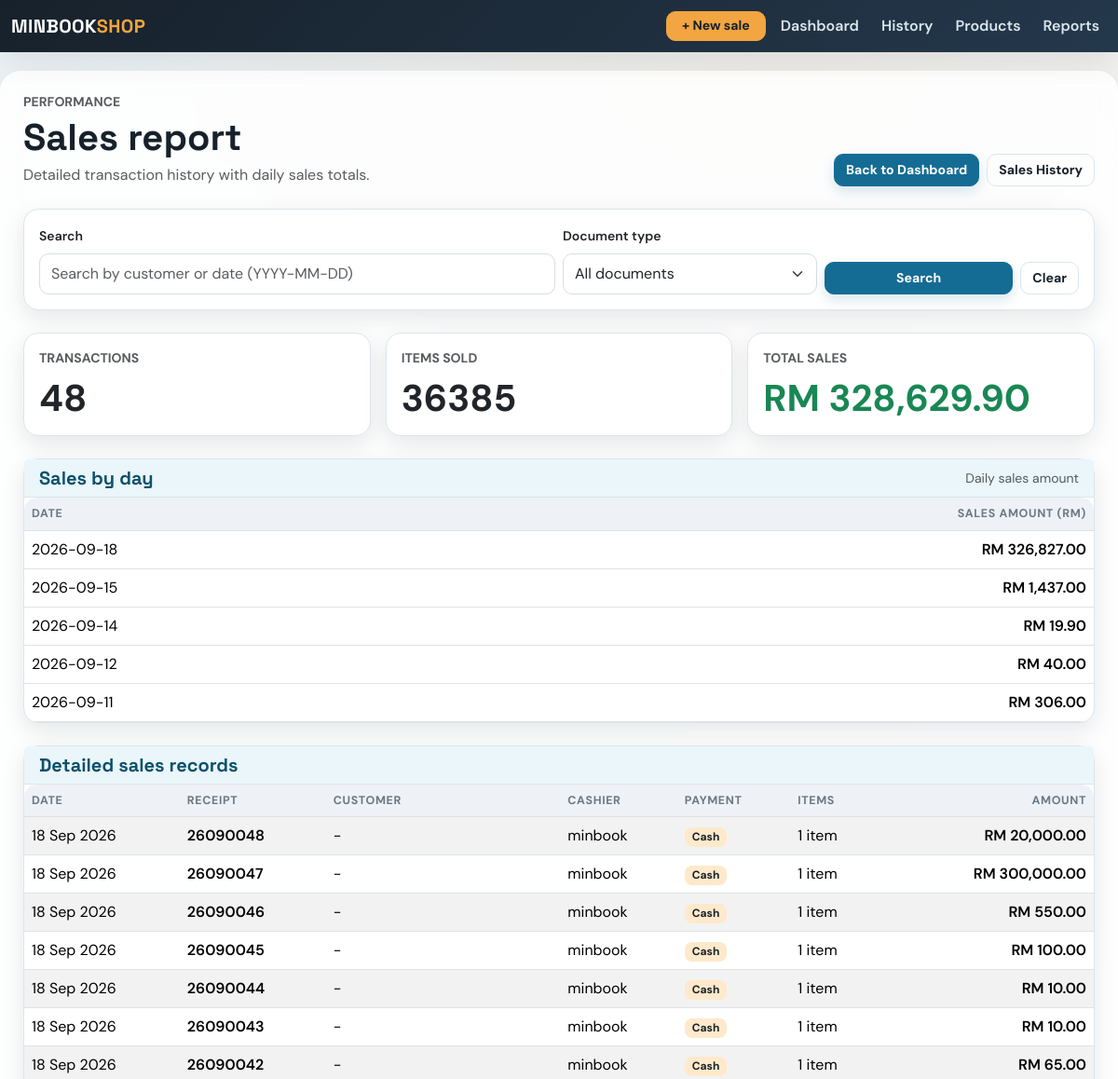
The app's page /sales/records (upper part), older data.
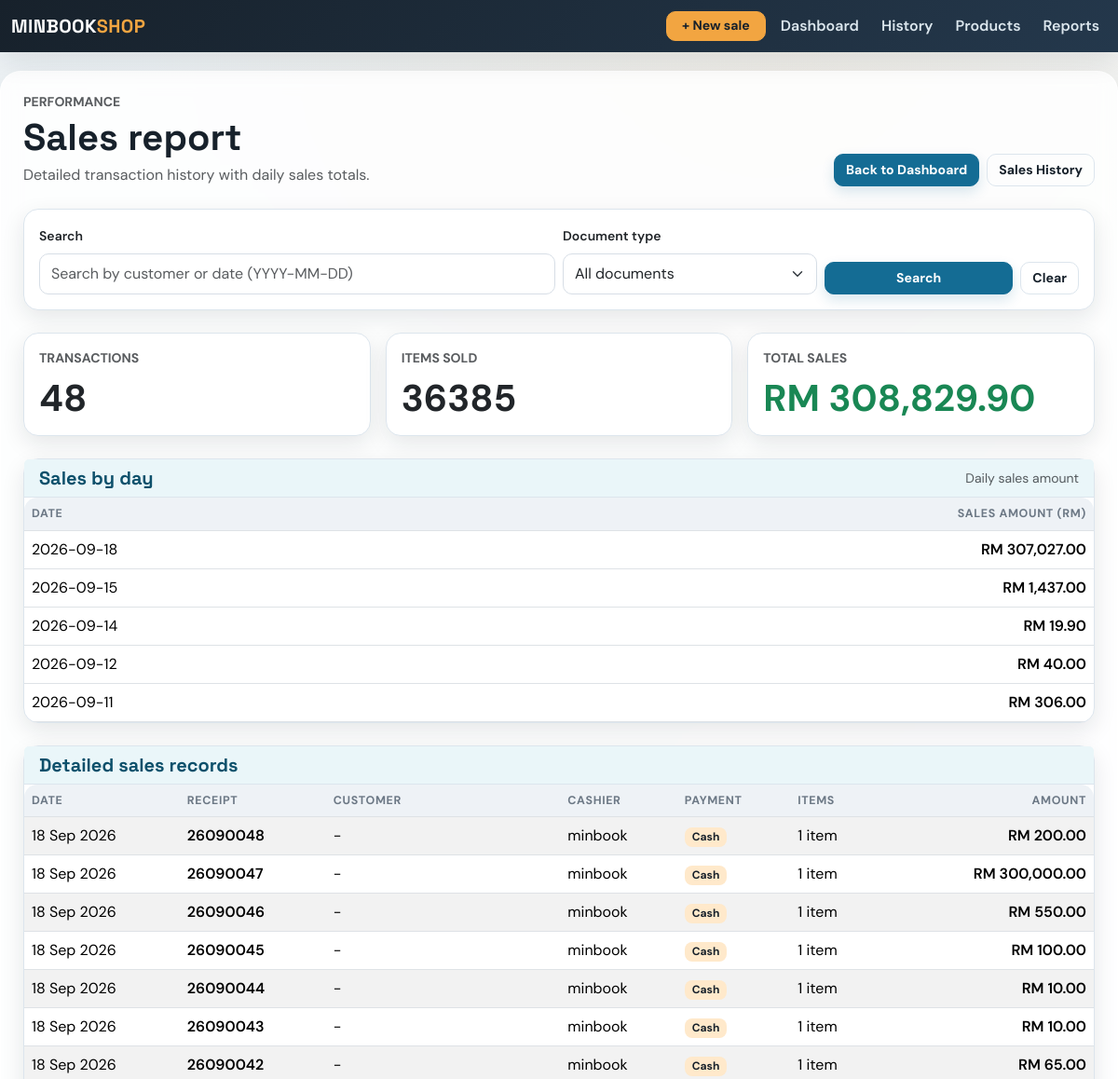
The same page, newer data.
### app/models.py (models this page shows, shortened)
class Sale(db.Model):
    id = db.Column(db.Integer, primary_key=True)
    amount = db.Column(db.Float, nullable=False)
    date = db.Column(db.Date, default=datetime.utcnow)
    user_id = db.Column(db.Integer, db.ForeignKey('user.id'), nullable=False)  # ForeignKey to User
    user = db.relationship('User', backref=db.backref('sales', lazy=True))  # Relationship with User
    product_id = db.Column(db.Integer, db.ForeignKey('product.id'), nullable=True)  # Legacy first product
    product = db.relationship('Product', backref=db.backref('sales', lazy=True))  # Relationship with Product
    quantity = db.Column(db.Integer, nullable=True)  # Legacy total quantity
    payment_method = db.Column(db.String(20), nullable=False, default='Cash')
    customer_name = db.Column(db.String(120), nullable=True)
    document_type = db.Column(db.String(20), nullable=False, default='receipt')
    discount = db.Column(db.Float, nullable=False, default=0.00)
    deposit = db.Column(db.Float, nullable=False, default=0.00)
    items = db.relationship('SaleItem', back_populates='sale', cascade='all, delete-orphan')

class User(db.Model):
    id = db.Column(db.Integer, primary_key=True)
    username = db.Column(db.String(100), unique=True, nullable=False)
    email = db.Column(db.String(120), unique=True, nullable=False)
    password = db.Column(db.String(200), nullable=False)
    role = db.Column(db.String(50), default='cashier')  # can be admin, manager, cashier

### app/routes.py (the view)
@main.route('/sales/records')
def sales_records():
    search_term = (request.args.get('search', '') or '').strip()
    selected_document_type = (request.args.get('document_type', '') or '').lower().strip()
    if selected_document_type not in {'receipt', 'invoice', ''}:
        selected_document_type = ''
    sales_query = Sale.query.order_by(Sale.date.desc(), Sale.id.desc())
    if selected_document_type:
        sales_query = sales_query.filter(Sale.document_type == selected_document_type)
    if search_term:
        try:
            parsed_date = datetime.strptime(search_term, '%Y-%m-%d').date()
            sales_query = sales_query.filter(Sale.date == parsed_date)
        except ValueError:
            sales_query = sales_query.filter(Sale.customer_name.ilike(f'%{search_term}%'))
    sales = sales_query.all()
    total_amount = round(sum(sale.amount for sale in sales), 2)
    total_items = sum(sum(item.quantity for item in sale.items) for sale in sales)
    daily_totals = {}
    for sale in sales:
        daily_key = sale.date.isoformat()
        daily_totals[daily_key] = round(daily_totals.get(daily_key, 0) + sale.amount, 2)
    daily_sales = [
        {'date': day, 'amount': round(amount, 2)}
        for day, amount in sorted(daily_totals.items(), key=lambda item: item[0], reverse=True)
    ]
    return render_template(
        'sales_records.html',
        sales=sales,
        search_term=search_term,
        total_sales=total_amount,
        total_transactions=len(sales),
        total_items=total_items,
        daily_sales=daily_sales,
        selected_document_type=selected_document_type,
    )

### app/routes.py (called while the page is built)
@main.app_context_processor
def inject_now():
    return {'current_year': datetime.now().year}

### app/templates/sales_records.html (shortened to what the changed rows need)
{% extends 'base.html' %}
{% block content %}
<div class="d-flex flex-wrap justify-content-between align-items-end gap-3 mb-4">
    <div>
        <h1 class="mb-1">Sales report</h1>
    </div>
</div>
<div class="row g-3 mb-4">
    <div class="col-md-4">
        <div class="card h-100">
            <div class="card-body">
                <div class="text-uppercase text-muted small fw-bold">Total Sales</div>
                <div class="display-6 fw-bold mt-2 text-success">RM {{ '{:,.2f}'.format(total_sales) }}</div>
            </div>
        </div>
    </div>
</div>
<div class="card mb-4">
    <div class="table-responsive">
        <table class="table mb-0">
            <thead>
                <tr>
                    <th>Date</th>
                    <th class="text-end">Sales Amount (RM)</th>
                </tr>
            </thead>
            <tbody>
                {% for day in daily_sales %}
                <tr>
                    <td>{{ day.date }}</td>
                    <td class="text-end fw-semibold">RM {{ '{:,.2f}'.format(day.amount) }}</td>
                </tr>
                {% else %}
                <tr>
                    <td colspan="2" class="text-center text-muted py-4">No daily sales found.</td>
                </tr>
                {% endfor %}
            </tbody>
        </table>
    </div>
</div>
<div class="card">
    <div class="table-responsive">
        <table class="table table-striped mb-0 align-middle">
            <thead>
                <tr>
                    <th>Date</th>
                    <th>{{ 'Invoice' if selected_document_type == 'invoice' else 'Receipt' }}</th>
                    <th>Customer</th>
                    <th>Cashier</th>
                    <th>Payment</th>
                    <th>Items</th>
                    <th class="text-end">Amount</th>
                </tr>
            </thead>
            <tbody>
                {% for sale in sales %}
                <tr>
                    <td>{{ sale.date.strftime('%d %b %Y') }}</td>
                    <td class="fw-semibold">{% if sale.document_type == 'invoice' %}{{ sale.date.strftime('%y%m') }}{{ '%04d'|format(sale.id) }}{% else %}{{ sale.date.strftime('%y%m') }}{{ '%04d'|format(sale.id) }}{% endif %}</td>
                    <td>{{ sale.customer_name or '-' }}</td>
                    <td>{{ sale.user.username if sale.user else '-' }}</td>
                    <td><span class="badge text-bg-light">{{ sale.payment_method }}</span></td>
                    <td>{{ sale.items|length }} item{{ 's' if sale.items|length != 1 else '' }}</td>
                    <td class="text-end fw-semibold">RM {{ '{:,.2f}'.format(sale.amount) }}</td>
                </tr>
                {% else %}
                <tr>
                    <td colspan="7" class="text-center text-muted py-4">No records found.</td>
                </tr>
                {% endfor %}
            </tbody>
        </table>
    </div>
</div>
{% endblock %}

Row changes from the older to the newer data that the page shows:
changed Sale "0048": amount "20,000.00" → "200.00"
Text that changed along with them:
{{ '{:,.2f}'.format(total_sales) }}: "328,629.90" → "308,829.90"
new list line: "2026-09-18 RM 307,027.00"
list line gone: "2026-09-18 RM 326,827.00"
